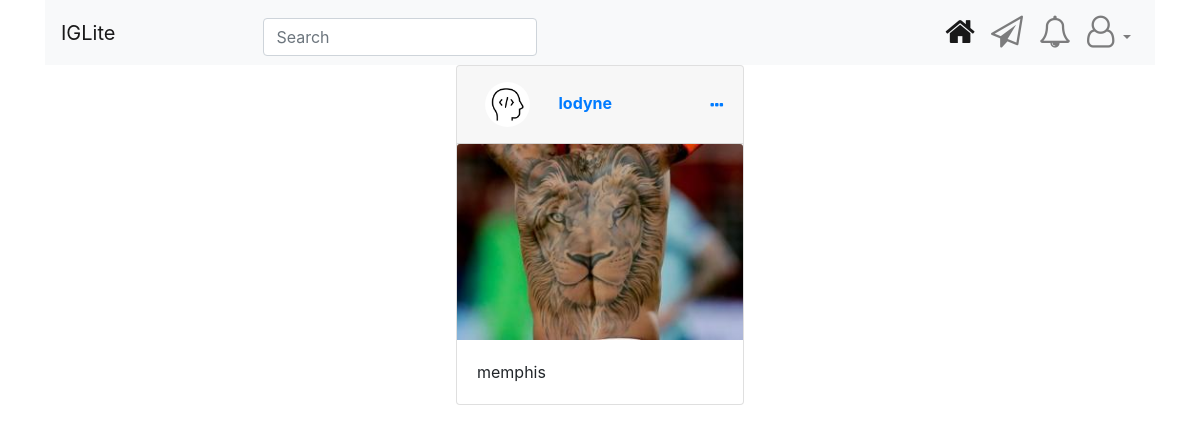
Before: /post/1/ with the older database file.
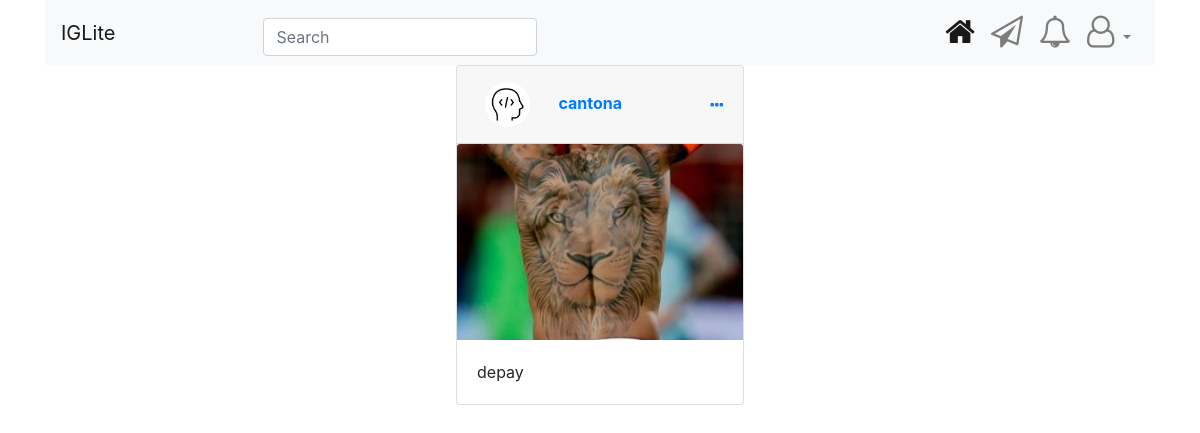
After: the same page with the newer database file.
### insta/models.py (models this page shows, shortened)
class Post(models.Model):
    caption = models.TextField()
    posts = models.ImageField(upload_to='posts/images')
    instagrammer = models.ForeignKey(
        User, on_delete=models.CASCADE, null=False, blank=True, default=None)
    ''' The function below tells the view where to redirect after post is
        created i.e. finds the url of the model object that returns the path
        to any specific instance (find the location to a specific post).
    '''

### users/models.py (models this page shows, shortened)
class Profile(models.Model):
    user = models.OneToOneField(User, on_delete=models.CASCADE)
    image = models.ImageField(default='default.jpg', upload_to='profile.jpg',
                              height_field=None, width_field=None, max_length=None)
    name = models.CharField(max_length=50, default='DEFAULT VALUE')
    website = models.URLField(max_length=50, default='DEFAULT VALUE')
    bio = models.TextField(max_length=500, default='DEFAULT VALUE')
    GENDER_CHOICES = (
        ('M', 'Male'),
        ('F', 'Female'),
    )
    gender = models.CharField(
        max_length=50, choices=GENDER_CHOICES, default='DEFAULT VALUE')

### insta/views.py (the view)
# urls.py: path('post/<int:pk>/', PostDetailView.as_view(), name='post-detail'),
class PostDetailView(DetailView):
    model = Post

### insta/templates/insta/post_detail.html (shortened to what this page needs)
{% extends 'insta/base.html' %} {% block content %}
<div class="container d-flex justify-content-center mb-5">
	<div class="card" style="width: 18rem">
		<div class="card-header">
			<img
				class="rounded-circle my-1 ml-2"
				style="height: 45px; width: 45px"
				src="{{ post.instagrammer.profile.image.url }}"
			/>
			<strong
				><a
					class="ml-4"
					href="{% url 'user-posts' post.instagrammer.username %}"
					>{{ post.instagrammer }}</a
				></strong
			>
			<a
				data-toggle="tooltip"
				data-placement="top"
				title="update post"
				href="{% url 'post-detail' post.id %}"
				style="float: right; margin-top: 15px"
			>
				<i class="fa fa-ellipsis-h" aria-hidden="true"></i>
			</a>
		</div>
		<img src="{{object.posts.url}}" class="card-img-top" alt="..." />
		<div class="card-body">
			<p class="card-text">{{object.caption}}</p>
		</div>
	</div>
</div>
{% endblock content %}

Changed rows visible on the page:
changed Post: instagrammer "lodyne" → "cantona"; caption "memphis" → "depay"
